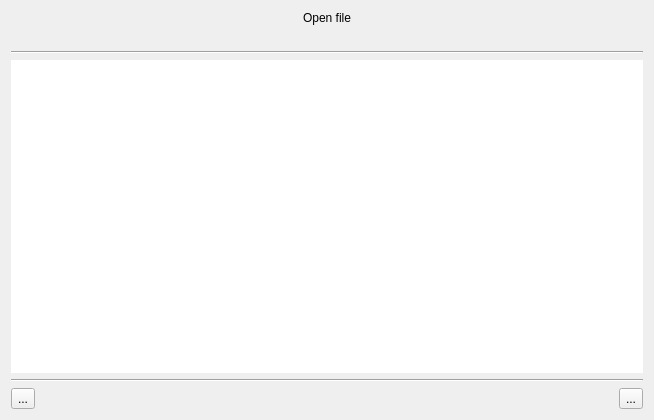
<?xml version="1.0" encoding="UTF-8"?>
<ui version="4.0">
 <class>OpenFileDlg</class>
 <widget class="QDialog" name="OpenFileDlg">
  <property name="windowModality">
   <enum>Qt::ApplicationModal</enum>
  </property>
  <property name="geometry">
   <rect>
    <x>0</x>
    <y>0</y>
    <width>654</width>
    <height>420</height>
   </rect>
  </property>
  <property name="contextMenuPolicy">
   <enum>Qt::NoContextMenu</enum>
  </property>
  <property name="windowTitle">
   <string>Open file</string>
  </property>
  <layout class="QVBoxLayout" name="verticalLayout">
   <item>
    <widget class="QLabel" name="lblTitle">
     <property name="text">
      <string>Open file</string>
     </property>
     <property name="alignment">
      <set>Qt::AlignCenter</set>
     </property>
    </widget>
   </item>
   <item>
    <widget class="QLabel" name="lblPosition">
     <property name="text">
      <string/>
     </property>
     <property name="alignment">
      <set>Qt::AlignLeading|Qt::AlignLeft|Qt::AlignVCenter</set>
     </property>
    </widget>
   </item>
   <item>
    <widget class="Line" name="line_2">
     <property name="orientation">
      <enum>Qt::Horizontal</enum>
     </property>
    </widget>
   </item>
   <item>
    <widget class="QListView" name="fileList">
     <property name="focusPolicy">
      <enum>Qt::StrongFocus</enum>
     </property>
     <property name="frameShape">
      <enum>QFrame::NoFrame</enum>
     </property>
     <property name="frameShadow">
      <enum>QFrame::Plain</enum>
     </property>
     <property name="lineWidth">
      <number>0</number>
     </property>
     <property name="verticalScrollBarPolicy">
      <enum>Qt::ScrollBarAlwaysOff</enum>
     </property>
     <property name="editTriggers">
      <set>QAbstractItemView::NoEditTriggers</set>
     </property>
     <property name="selectionMode">
      <enum>QAbstractItemView::SingleSelection</enum>
     </property>
     <property name="selectionBehavior">
      <enum>QAbstractItemView::SelectRows</enum>
     </property>
     <property name="iconSize">
      <size>
       <width>32</width>
       <height>32</height>
      </size>
     </property>
     <property name="textElideMode">
      <enum>Qt::ElideMiddle</enum>
     </property>
     <property name="horizontalScrollMode">
      <enum>QAbstractItemView::ScrollPerItem</enum>
     </property>
     <property name="uniformItemSizes">
      <bool>false</bool>
     </property>
    </widget>
   </item>
   <item>
    <widget class="Line" name="line">
     <property name="orientation">
      <enum>Qt::Horizontal</enum>
     </property>
    </widget>
   </item>
   <item>
    <layout class="QHBoxLayout" name="horizontalLayout">
     <item>
      <widget class="QToolButton" name="btnUp">
       <property name="text">
        <string notr="true">...</string>
       </property>
       <property name="icon">
        <iconset resource="cr3.qrc">
         <normaloff>:/icons/arrow_top.png</normaloff>:/icons/arrow_top.png</iconset>
       </property>
      </widget>
     </item>
     <item>
      <spacer name="horizontalSpacer">
       <property name="orientation">
        <enum>Qt::Horizontal</enum>
       </property>
       <property name="sizeHint" stdset="0">
        <size>
         <width>40</width>
         <height>20</height>
        </size>
       </property>
      </spacer>
     </item>
     <item>
      <widget class="NavigationBar" name="navBar" native="true">
       <property name="minimumSize">
        <size>
         <width>40</width>
         <height>0</height>
        </size>
       </property>
      </widget>
     </item>
     <item>
      <spacer name="horizontalSpacer_2">
       <property name="orientation">
        <enum>Qt::Horizontal</enum>
       </property>
       <property name="sizeHint" stdset="0">
        <size>
         <width>40</width>
         <height>20</height>
        </size>
       </property>
      </spacer>
     </item>
     <item>
      <widget class="QToolButton" name="btnCancel">
       <property name="text">
        <string notr="true">...</string>
       </property>
       <property name="icon">
        <iconset resource="cr3.qrc">
         <normaloff>:/close.png</normaloff>:/close.png</iconset>
       </property>
      </widget>
     </item>
    </layout>
   </item>
  </layout>
  <action name="actionSelectFile">
   <property name="text">
    <string notr="true">SelectFile</string>
   </property>
   <property name="toolTip">
    <string notr="true">SelectFile</string>
   </property>
   <property name="shortcut">
    <string notr="true">Return</string>
   </property>
  </action>
  <action name="actionGoToBegin">
   <property name="text">
    <string notr="true">GoToBegin</string>
   </property>
   <property name="toolTip">
    <string notr="true">GoToBegin</string>
   </property>
   <property name="shortcut">
    <string notr="true">Home</string>
   </property>
  </action>
  <action name="actionNextPage">
   <property name="text">
    <string notr="true">NextPage</string>
   </property>
   <property name="toolTip">
    <string notr="true">NextPage</string>
   </property>
   <property name="shortcut">
    <string notr="true">PgDown</string>
   </property>
  </action>
  <action name="actionPrevPage">
   <property name="text">
    <string notr="true">PrevPage</string>
   </property>
   <property name="toolTip">
    <string notr="true">PrevPage</string>
   </property>
   <property name="shortcut">
    <string notr="true">PgUp</string>
   </property>
  </action>
  <action name="actionGoToLastPage">
   <property name="text">
    <string notr="true">GoToLastPage</string>
   </property>
   <property name="toolTip">
    <string notr="true">GoToLastPage</string>
   </property>
   <property name="shortcut">
    <string notr="true">Right</string>
   </property>
  </action>
  <action name="actionGoToFirstPage">
   <property name="text">
    <string notr="true">GoToFirstPage</string>
   </property>
   <property name="toolTip">
    <string notr="true">GoToFirstPage</string>
   </property>
   <property name="shortcut">
    <string notr="true">Left</string>
   </property>
  </action>
  <action name="actionRemoveFile">
   <property name="text">
    <string notr="true">RemoveFile</string>
   </property>
   <property name="toolTip">
    <string notr="true">RemoveFile</string>
   </property>
   <property name="shortcut">
    <string notr="true">Backspace</string>
   </property>
  </action>
 </widget>
 <customwidgets>
  <customwidget>
   <class>NavigationBar</class>
   <extends>QWidget</extends>
   <header>navigationbar.h</header>
   <container>1</container>
  </customwidget>
 </customwidgets>
 <resources>
  <include location="cr3.qrc"/>
 </resources>
 <connections>
  <connection>
   <sender>btnCancel</sender>
   <signal>clicked()</signal>
   <receiver>OpenFileDlg</receiver>
   <slot>reject()</slot>
   <hints>
    <hint type="sourcelabel">
     <x>631</x>
     <y>398</y>
    </hint>
    <hint type="destinationlabel">
     <x>326</x>
     <y>209</y>
    </hint>
   </hints>
  </connection>
 </connections>
</ui>
